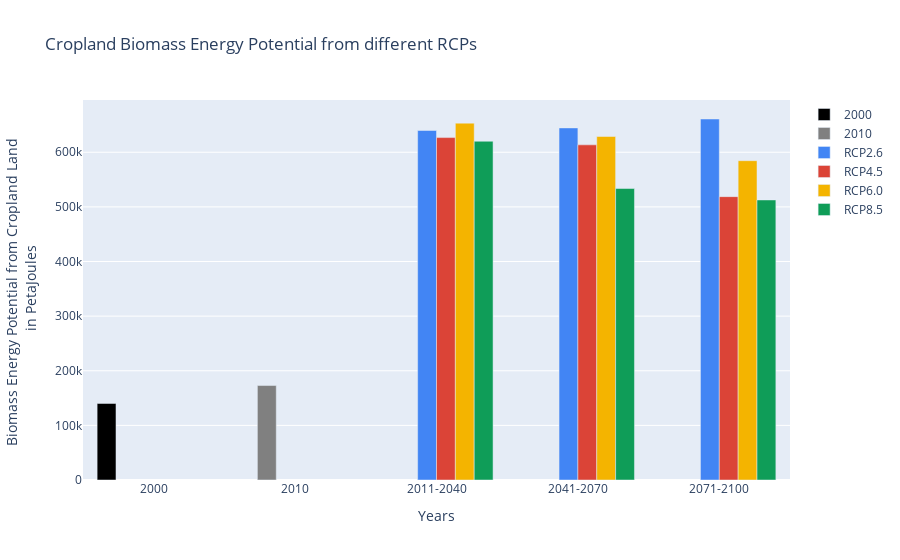

Notebook code for this chart:
### Markdown cell above
###  Cropland data

### Code cell
import ipywidgets as widgets
from IPython.display import display, clear_output

# Create a button to run the code
run_button = widgets.Button(description='Run')

# Create a button to download xarrays as NetCDF4
download_nc_button = widgets.Button(description='Download NetCDF4')

# Create dropdown widgets for RCP and time period
rcp_dropdown = widgets.Dropdown(options=['RCP2.6', 'RCP4.5', 'RCP6.0', 'RCP8.5'], value='RCP2.6', description='RCP:')
time_period_dropdown = widgets.Dropdown(options=['2011-2040', '2041-2070', '2071-2100'], value='2011-2040', description='Time Period:')

# Function to run the code on button click
def on_run_button_click(button):
    clear_output(wait=True)  # Clear the output area before running the code
    global fig_crop, xarrays_crop
    fig_crop, xarrays_crop = graph_plotter_cropland(shapefile=geography, climate_model=selected_climate_model,
                                          water_supply_future=selected_water_supply, input_level=selected_input_level)
    
    
    # Display the dropdowns after the graph is loaded
    display(rcp_dropdown)
    display(time_period_dropdown)
    
    # Display the "Download NetCDF4" button after the graph is loaded
    display(download_nc_button)

# Attach the on_run_button_click function to the button's 'on_click' event
run_button.on_click(on_run_button_click)

# Function to download xarrays as NetCDF4 on button click
def on_download_nc_button_click(button):
    if xarrays_crop:
        # Get the selected RCP and time period from the dropdowns
        selected_rcp = rcp_dropdown.value
        selected_time_period = time_period_dropdown.value

        try:
            # Access the selected xarray using the selected RCP and time period
            selected_xarray = xarrays_crop[(selected_rcp, selected_time_period)]

            # Save the selected xarray as a NetCDF4 file
            selected_xarray.to_netcdf(f'{selected_country}_{selected_province}_{selected_rcp}_{selected_time_period}_cropland_data.nc')
            print('NetCDF4 file downloaded successfully.')
        except Exception as e:
            print(f'Error creating dataset: {e}')
    else:
        print('No xarrays available. Please run the code first.')

# Attach the on_download_nc_button_click function to the button's 'on_click' event
download_nc_button.on_click(on_download_nc_button_click)

# Display the "Run" button initially
display(run_button)

### Figure 1 — Plotly figure (JSON) as saved in the notebook; plotly's stock layout.template omitted (floating-point values rounded to 4 significant figures)
{"data": [{"marker": {"color": "#000000"}, "name": "2000", "type": "bar", "x": ["2000"], "y": [140200.0]}, {"marker": {"color": "#808080"}, "name": "2010", "type": "bar", "x": ["2010"], "y": [172900.0]}, {"marker": {"color": "#4285F4"}, "name": "RCP2.6", "type": "bar", "x": ["2011-2040", "2041-2070", "2071-2100"], "y": [639900.0, 644600.0, 660900.0]}, {"marker": {"color": "#DB4437"}, "name": "RCP4.5", "type": "bar", "x": ["2011-2040", "2041-2070", "2071-2100"], "y": [626900.0, 613600.0, 518700.0]}, {"marker": {"color": "#F4B400"}, "name": "RCP6.0", "type": "bar", "x": ["2011-2040", "2041-2070", "2071-2100"], "y": [653300.0, 628900.0, 584600.0]}, {"marker": {"color": "#0F9D58"}, "name": "RCP8.5", "type": "bar", "x": ["2011-2040", "2041-2070", "2071-2100"], "y": [620200.0, 533600.0, 512700.0]}], "layout": {"barmode": "group", "title": {"text": "Cropland Biomass Energy Potential from different RCPs"}, "xaxis": {"title": {"text": "Years"}}, "yaxis": {"title": {"text": "Biomass Energy Potential from Cropland Land <br> in PetaJoules"}}}}
